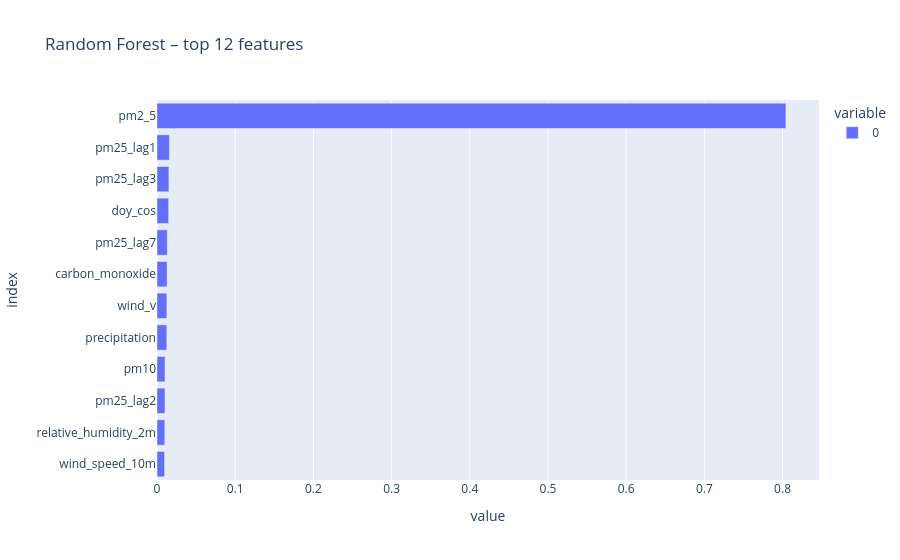

Here is the notebook cell this chart was saved with:
### Code cell
imp = pd.Series(models["Bagging – Random Forest"].feature_importances_, FEATURES).sort_values()
px.bar(imp.tail(12), orientation="h", title="Random Forest – top 12 features").show()

### Figure 1 — Plotly figure (JSON) as saved in the notebook; plotly's stock layout.template omitted (floating-point values rounded to 4 significant figures)
{"data": [{"hovertemplate": "variable=0<br>value=%{x}<br>index=%{y}<extra></extra>", "legendgroup": "0", "marker": {"color": "#636efa", "pattern": {"shape": ""}}, "name": "0", "orientation": "h", "showlegend": true, "textposition": "auto", "type": "bar", "x": [0.009704, 0.00999, 0.01022, 0.01022, 0.01258, 0.01264, 0.0129, 0.01311, 0.01487, 0.01522, 0.01589, 0.8043], "xaxis": "x", "y": ["wind_speed_10m", "relative_humidity_2m", "pm25_lag2", "pm10", "precipitation", "wind_v", "carbon_monoxide", "pm25_lag7", "doy_cos", "pm25_lag3", "pm25_lag1", "pm2_5"], "yaxis": "y"}], "layout": {"barmode": "relative", "legend": {"title": {"text": "variable"}, "tracegroupgap": 0}, "title": {"text": "Random Forest – top 12 features"}, "xaxis": {"anchor": "y", "domain": [0, 1], "title": {"text": "value"}}, "yaxis": {"anchor": "x", "domain": [0, 1], "title": {"text": "index"}}}}
